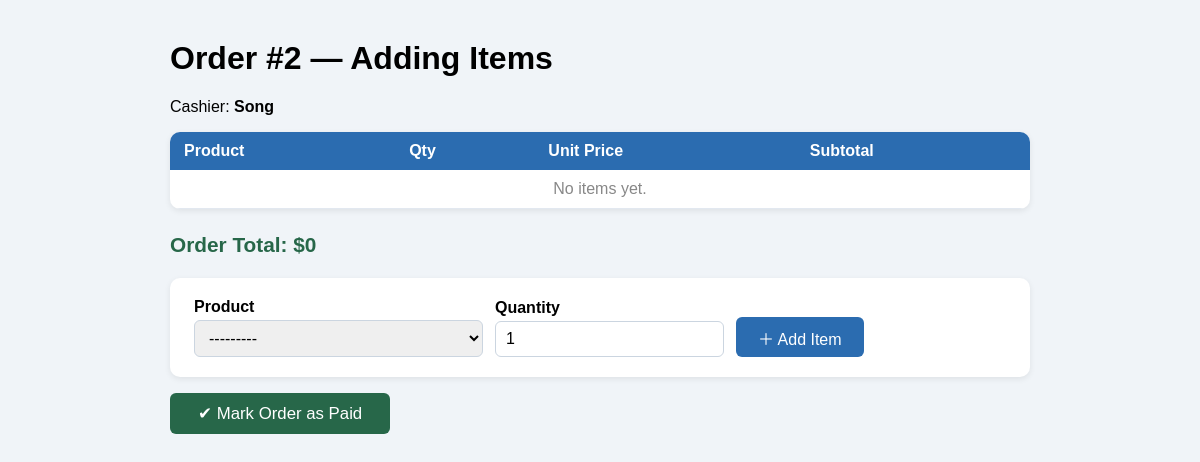
Page /sales/orders/2/items/ (signed in) on the committed database.
### sales/models.py (models this page shows, shortened)
class Order(models.Model):
    STATUS_CHOICES = [
        ('open',       'បានបើក'),
        ('paid',       'បានបង់'),
        ('refunded',   'បានសង'),
        ('cancelled',  'បានលុបចោល'),
    ]
    cashier    = models.ForeignKey(User, on_delete=models.SET_NULL, null=True, related_name='orders')
    status     = models.CharField(max_length=20, choices=STATUS_CHOICES, default='open')
    created_at = models.DateTimeField(auto_now_add=True)
    notes      = models.TextField(blank=True)
    @property
    def total(self):
        subtotal = sum(item.subtotal for item in self.items.all())
        try:
            return subtotal - self.discount.amount
        except Discount.DoesNotExist:
            return subtotal
    class Meta:
        ordering = ['-created_at']

### sales/views.py (the view)
# urls.py: path('orders/<int:pk>/items/', views.add_item,       name='add_item'),
@login_required
def add_item(request, pk):
    order = get_object_or_404(Order, pk=pk)
    if request.method == 'POST':
        if 'mark_paid' in request.POST:
            order.status = 'paid'
            order.save()
            return redirect('order_list')
        item_form = OrderItemForm(request.POST)
        if item_form.is_valid():
            item = item_form.save(commit=False)
            item.order      = order
            item.unit_price = item.product.price   # រក្សាតម្លៃទុក
            item.save()
            product = item.product         # ទាញយកផលិតផល
            product.stock -= item.quantity # ដកចំនួនដែលលក់ចេញពីស្តុក
            product.save()                 # រក្សាទុកការផ្លាស់ប្តូរចូល Database
            return redirect('add_item', pk=order.pk)
    else:
        item_form = OrderItemForm()
    return render(request, 'sales/add_item.html', {
        'order':     order,
        'item_form': item_form,
        'items':     order.items.select_related('product'),
    })

### sales/forms.py (shortened to what this page needs)
class OrderItemForm(forms.ModelForm):
    class Meta:
        model  = OrderItem
        fields = ['product', 'quantity']

### sales/models.py (called while the page is built)
    def __str__(self):
        return f"{self.name}  —  ${self.price}  (ស្តុក: {self.stock})"

### sales/templates/sales/add_item.html (shortened to what this page needs)
<!DOCTYPE html>
<html lang="en">
<head>
</head>
<body>
    <h1>Order #{{ order.pk }} — Adding Items</h1>
    <p>Cashier: <strong>{{ order.cashier }}</strong></p>
    <table>
        <thead><tr><th>Product</th><th>Qty</th><th>Unit Price</th><th>Subtotal</th></tr></thead>
        <tbody>
        {% for item in items %}
        <tr>
            <td>{{ item.product.name }}</td>
            <td>{{ item.quantity }}</td>
            <td>${{ item.unit_price }}</td>
            <td>${{ item.subtotal }}</td>
        </tr>
        {% empty %}
        <tr><td colspan="4" style="color:#888;text-align:center">No items yet.</td></tr>
        {% endfor %}
        </tbody>
    </table>
    <p class="total">Order Total: ${{ order.total }}</p>
    <form class="add" method="post">
        {% for field in item_form %}
        <div class="field-container">
            <label>{{ field.label }}</label>
            {{ field }}
        </div>
        {% endfor %}
        <button class="btn-add" type="submit">＋ Add Item</button>
    </form>
    <form method="post">
        <button class="btn-paid" name="mark_paid" type="submit">✔ Mark Order as Paid</button>
    </form>
</body>
</html>

### sales/templates/sales/add_item.html (style rules this page uses)
body { font-family: Arial, sans-serif; max-width: 860px; margin: 40px auto; background: #f0f4f8; padding: 0 20px; }
table { width: 100%; border-collapse: collapse; background: white; border-radius: 10px; overflow: hidden; box-shadow: 0 2px 6px rgba(0,0,0,0.08); margin-bottom: 24px; }
th { background: #2b6cb0; color: white; padding: 10px 14px; text-align: left; }
td { padding: 10px 14px; border-bottom: 1px solid #e2e8f0; }
.total { font-size: 1.3em; font-weight: bold; color: #276749; }
form.add { background: white; padding: 20px 24px; border-radius: 10px; box-shadow: 0 2px 6px rgba(0,0,0,0.08); display: flex; gap: 12px; align-items: flex-end; flex-wrap: wrap; }
form.add label { font-weight: bold; display: block; margin-bottom: 4px; }
form.add select, form.add input { padding: 8px 10px; border: 1px solid #cbd5e0; border-radius: 6px; font-size: 1em; }
.btn-add { background: #2b6cb0; color: white; border: none; border-radius: 6px; padding: 9px 22px; font-size: 1em; cursor: pointer; height: 40px; }
.btn-paid { background: #276749; color: white; border: none; border-radius: 6px; padding: 10px 28px; font-size: 1.05em; cursor: pointer; margin-top: 16px; }

### rows in the picture
Order: pk "2", cashier "Song", total "0"

### other values in the picture
{{ field.label }} "Product" "Quantity"
